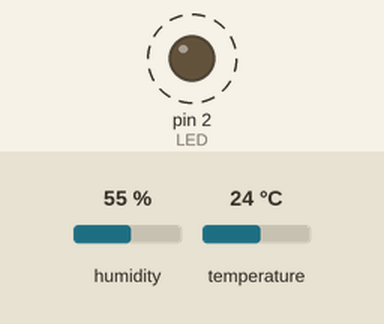
This sketch was run on a simulated Arduino Uno, built with avr-gcc and run on an emulated ATmega328P. Parts: output pins drawn as LEDs (lit = HIGH). Dashed ring = blinking. The inputs (shaded band) are chosen by the test bench; at power-on: humidity 55 %, temperature 24 °C. No radio packets arrive unless stated; what the sketch prints to the serial monitor is not drawn.

Above: at 1.0 s.
Timing chart, 0 to 4.8 s (numbered marks = the images above):
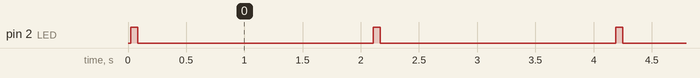

Measured:
- by itself, pin 2 (LED): alternates HIGH for 0.06 s and LOW for 2.0 s

The sketch:

Recepteur.ino
```cpp
#include <dht.h>
#include <VirtualWire.h>

dht DHT;

#define DHT11_PIN 8
#define LED       2
#define TX_PIN    12

/**** Fonction configuration*/
void setup()
{
  Serial.begin(9600);
  Serial.println("Station Meteo Arduino Recepteur");

  pinMode(LED, OUTPUT);

  vw_set_tx_pin(TX_PIN);
  vw_setup(2000);
}

void loop()
{
  int chk = DHT.read11(DHT11_PIN); //Lecture des données DHT11

  // Envoi de la trame temp + hum ex: 24.0050.00
  EnvoiDonnees((String)DHT.temperature + ((String)DHT.humidity));

  Serial.println("Temperature : " + (String)DHT.temperature + " oC");
  Serial.println("Humidite : " + (String)DHT.humidity + " %");
  Serial.println("\n");

  delay(2000);
}

/**** Fonction envoi des données DHT11 ****/
void EnvoiDonnees(String donnees)
{
  const char* data = donnees.c_str();

  digitalWrite(LED, HIGH);

  vw_send((uint8_t *)data, strlen(data));
  vw_wait_tx();

  digitalWrite(LED, LOW);
}
```
